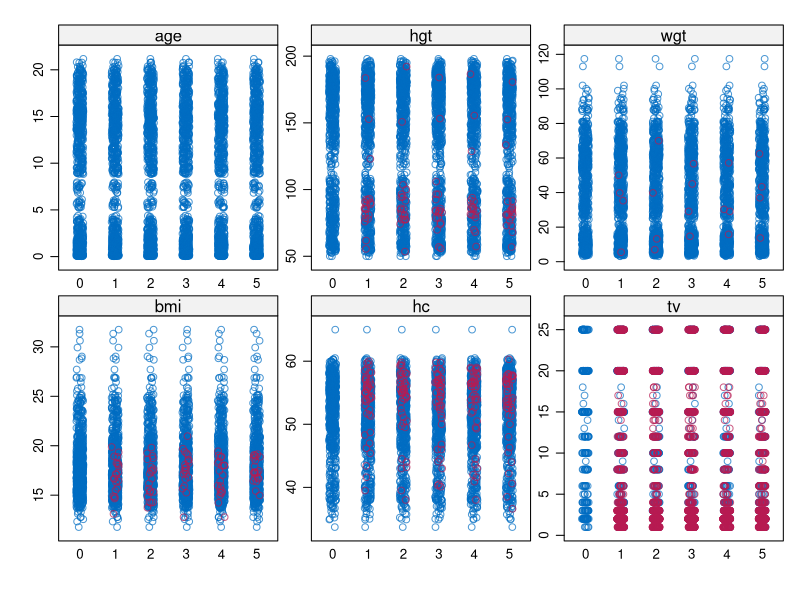
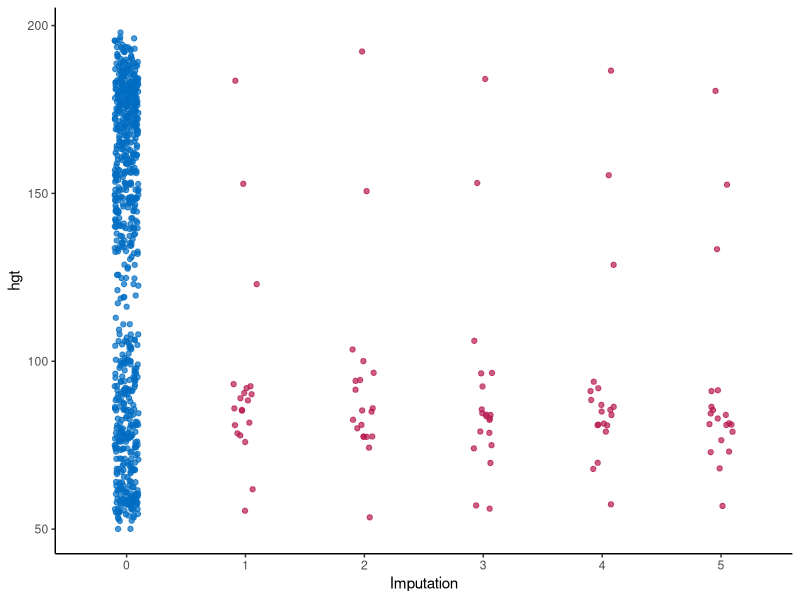
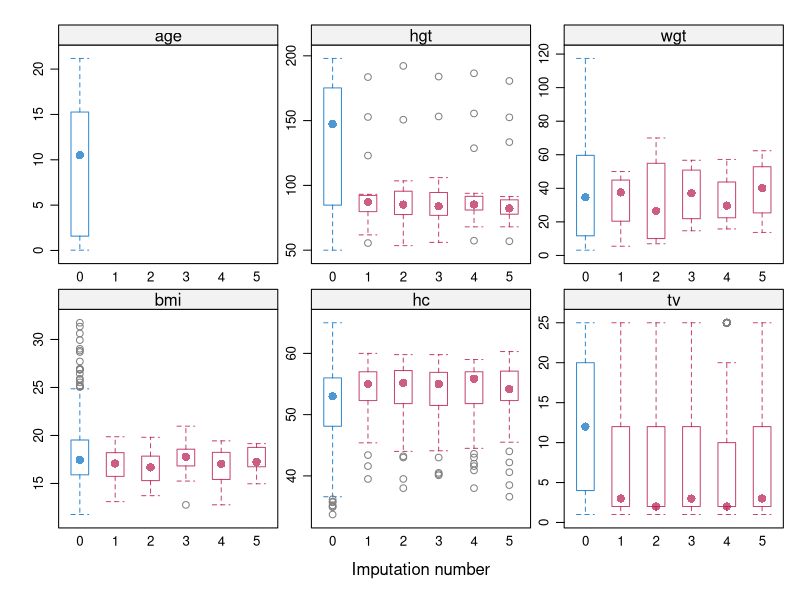
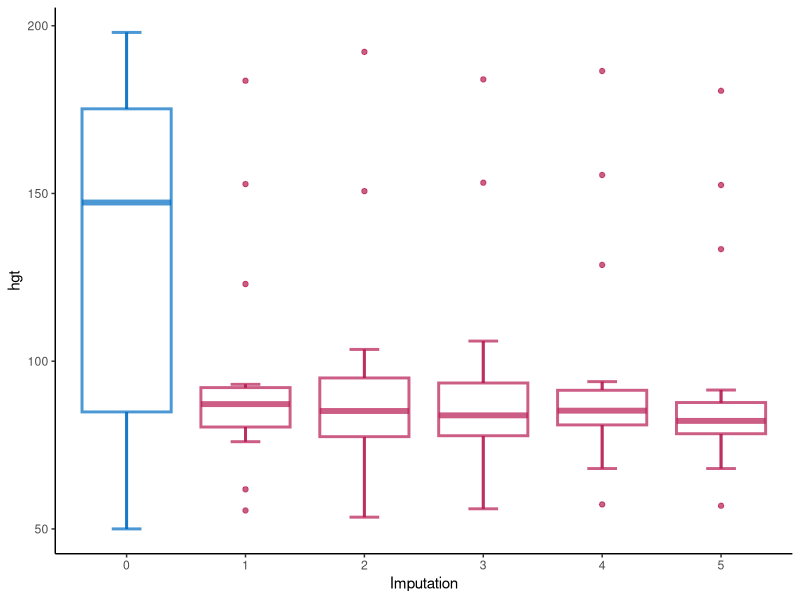
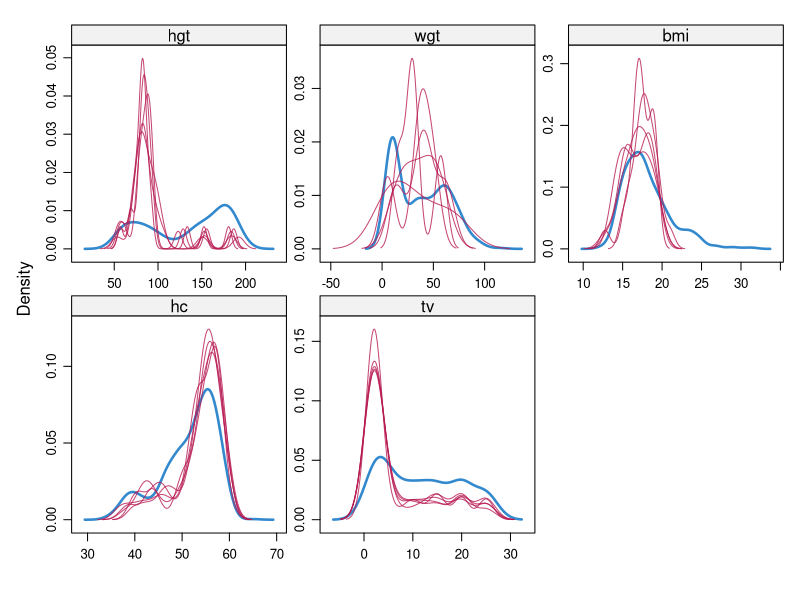
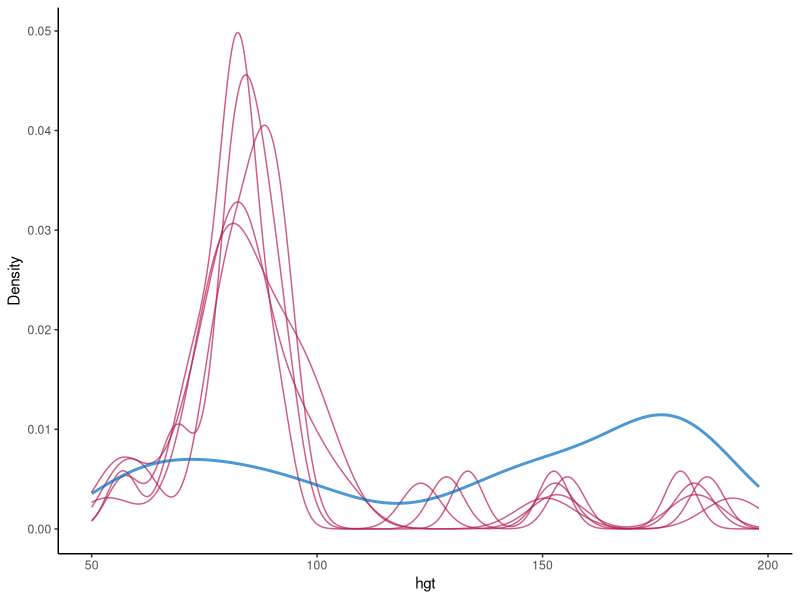
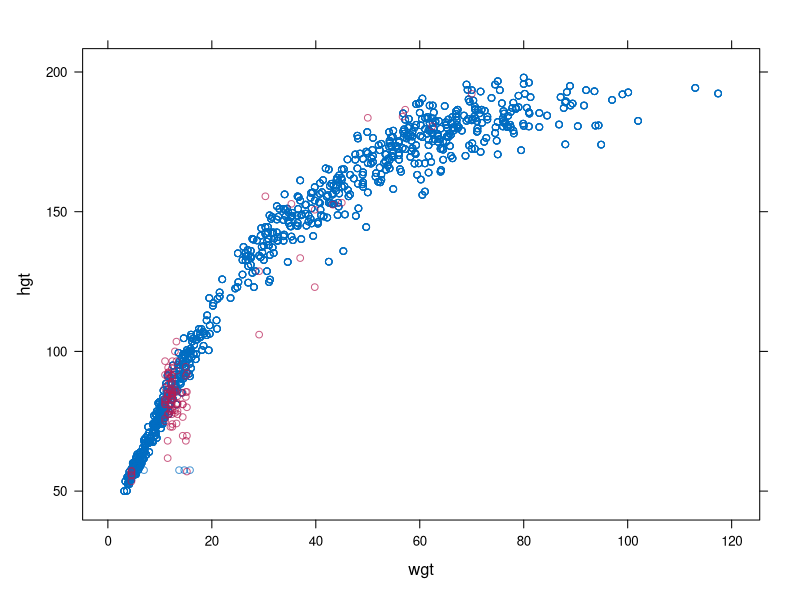
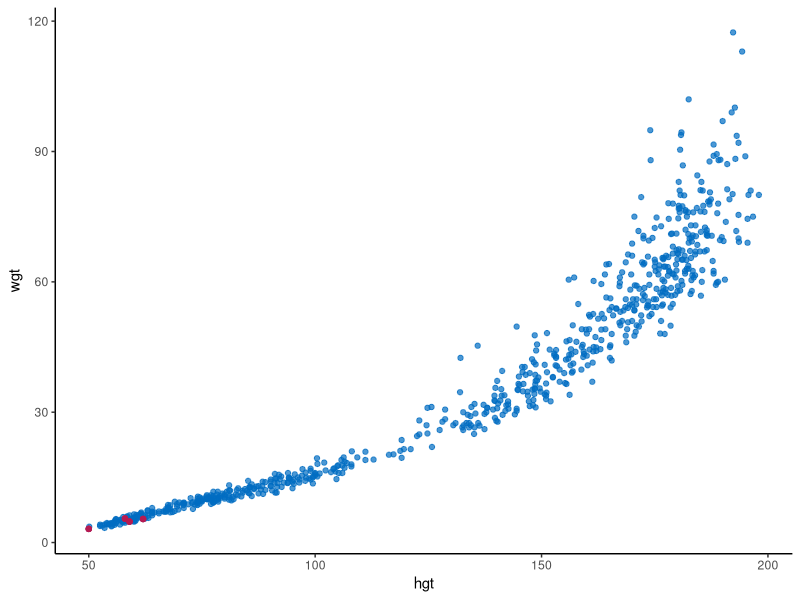

These charts were generated, in order, by the following R code: (Note: this script raises an error after producing the figures.)
# convert lattice plots to ggplot to use with plotly
# kleuren in mice.theme()  mice:::mdc(1:2) where 1 = obs and 2 = mis
# plot them side by side, obs data on the left and imputed on the right
# potentially add options to choose which imp to show


# load packages
library(dplyr) #version 0.8.5
library(ggplot2) #version 3.3.0
library(patchwork) #version 1.0.0
library(mice)
library(tidyr)
library(purrr)


# set default graphing behavior
theme_update(
  plot.title = element_text(hjust = 0.5),
  plot.subtitle = element_text(hjust = 0.5),
  panel.border = element_blank(),
  panel.grid.major = element_blank(),
  panel.grid.minor = element_blank(),
  panel.background = element_blank(),
  axis.line = element_line(colour = "black"),
  legend.key = element_blank(),
  legend.position = "bottom"
)


# get some test data
mids <- mice(boys, printFlag = FALSE)

vars <-
  mids$data %>% select_if(is.numeric) %>% names %>% set_names(., .) %>% .[-1]


# stripplot of completed data (for small n)
mice::stripplot(mids)

mice_stripplot <- function(x, dat) {
  dat$imp[[x]] %>% tidyr::pivot_longer(everything(), names_to = ".imp", values_to = x) %>%
    ggplot(.) +
    geom_jitter(
      aes(x = .data$.imp, y = .data[[x]]),
      height = 0.1,
      width = 0.1,
      color = mice:::mdc(2)
    ) +
    geom_jitter(
      data = dat$data,
      mapping = aes(x = as.factor(0), y = .data[[x]]),
      height = 0.1,
      width = 0.1,
      na.rm = TRUE,
      color = mice:::mdc(1)
    ) +
    labs(y = x,
         x = "Imputation")
}

mice_stripplot(vars[1], mids)

stripplots <- map(vars, ~ mice_stripplot(.x, mids))


# box and whiskers of completed data (for large n)
mice::bwplot(mids)

mice_bwplot <- function(x, dat) {
  dat$imp[[x]] %>% tidyr::pivot_longer(everything(), names_to = ".imp", values_to = x) %>%
    ggplot(.) +
    stat_boxplot(
      aes(x = .data$.imp, y = .data[[x]]),
      width = 0.25,
      size = 1,
      geom = "errorbar",
      color = mice:::mdc(2)
    ) +
    geom_boxplot(aes(x = .data$.imp, y = .data[[x]]),
                 size = 1,
                 color = mice:::mdc(2)) +
    stat_boxplot(
      data = dat$data,
      mapping = aes(x = as.factor(0), y = .data[[x]]),
      na.rm = TRUE,
      color = mice:::mdc(1),
      geom = "errorbar",
      width = 0.25,
      size = 1
    ) +
    geom_boxplot(
      data = dat$data,
      mapping = aes(x = as.factor(0), y = .data[[x]]),
      na.rm = TRUE,
      size = 1,
      color = mice:::mdc(1)
    ) +
    labs(y = x,
         x = "Imputation")
}

mice_bwplot(vars[1], mids)

bwplots <- map(vars, ~ mice_bwplot(.x, mids))


# density plot of completed data
mice::densityplot(mids)

mice_densityplot <- function(x, dat) {
  dat$imp[[x]] %>% tidyr::pivot_longer(everything(), names_to = ".imp", values_to = x) %>%
    ggplot(.) +
    geom_density(aes(x = .data[[x]], group = .data$.imp),
                 color = mice:::mdc(2)) +
    geom_density(
      data = dat$data,
      mapping = aes(x = .data[[x]]),
      na.rm = TRUE,
      size = 1,
      color = mice:::mdc(1)
    ) +
    labs(x = x,
         y = "Density")
}

mice_densityplot(vars[1], mids)

densplots <- map(vars, ~ mice_densityplot(.x, mids))


# scatterplot of completed data
mice::xyplot(mids, hgt ~ wgt)


mice_xyplot <- function(x, y, dat) {
  if (x==y){return(NULL)} else {
  # combine imputations and missingness indicator
  imps <-
      mids$data %>% is.na() %>% as.data.frame() %>% mutate(.id = 1:dim(.)[1]) %>% left_join(complete(mids, "long", include = FALSE),
                                                                                            by = ".id",
                                                                                            suffix = c("r", ""))
  imps %>% filter(.data[[paste0(x, "r")]] == T | .data[[paste0(y, "r")]] == T) %>% 
    ggplot() +
    geom_point(
      data = dat$data ,
      aes(x = .data[[x]], y = .data[[y]]),
      color = mice:::mdc(1),
      na.rm = T
    ) +
    geom_point(aes(x = .data[[x]], y = .data[[y]]),
               color = mice:::mdc(2),
               na.rm = TRUE) +
    labs(x = x,
         y = y)
  }
}

mice_xyplot(vars[1], vars[2], dat = mids)

xyplots <- map(vars, function(x){map(vars, function(y){mice_xyplot(x = x, y = y, dat = mids)})})

# test with different data
mice_xyplot("age", "bmi", dat = mice(nhanes))

# OPTIONAL: influx-outflux plot of incomplete data
mice::fluxplot(boys)
# outflux: hoeveel hangen andere var ervan af?
# influx hoeveel invloed is er van andere vars?
# liefst zo hoog mogelijke outflux

mids$data %>% flux() %>% ggplot(aes(x = influx, y = outflux)) +
  geom_abline(intercept=1, slope = -1, linetype = "dashed", color = "gray") + 
  geom_text(aes(label=row.names(a)),hjust=0, vjust=0) + 
  scale_x_continuous(limits = c(0,1)) + 
  scale_y_continuous(limits = c(0,1))
